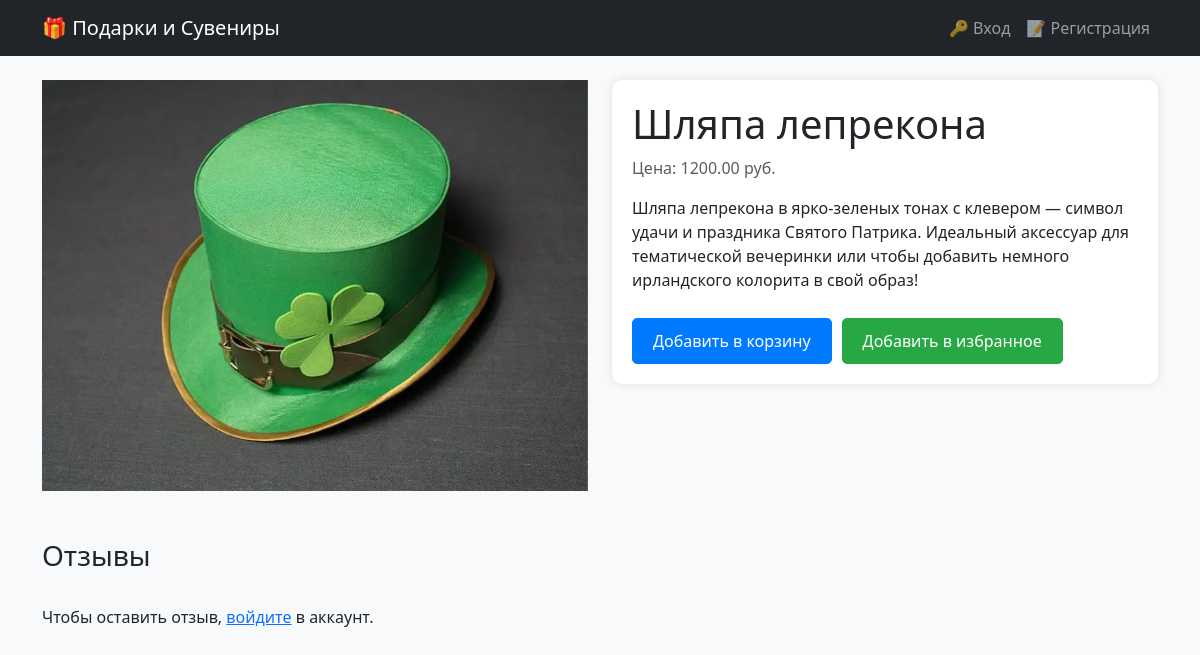
/shop/product.php?id=5, run on the app's committed database.
### tables this page shows
CREATE TABLE `products` (
  `id` int(11) NOT NULL,
  `category_id` int(11) NOT NULL,
  `name` varchar(255) NOT NULL,
  `description` text DEFAULT NULL,
  `price` decimal(10,2) NOT NULL,
  `image` varchar(255) DEFAULT NULL,
  `stock` int(11) DEFAULT 0,
  `created_at` timestamp NOT NULL DEFAULT current_timestamp()
);

### shop/product.php (the view, shortened to what this page needs)
<?php
require 'config.php';
$product_id = isset($_GET['id']) ? (int) $_GET['id'] : 0;
$stmt = $pdo->prepare("SELECT * FROM products WHERE id = ?");
$stmt->execute([$product_id]);
$product = $stmt->fetch(PDO::FETCH_ASSOC);
?>
<!DOCTYPE html>
<html lang="ru">
<head>
    <link href="https://cdn.jsdelivr.net/npm/bootstrap@5.3.0/dist/css/bootstrap.min.css" rel="stylesheet">
    <link href="https://cdnjs.cloudflare.com/ajax/libs/select2/4.0.13/css/select2.min.css" rel="stylesheet">
    <?php include 'header.php'; ?>
</head>
<body>
    <div class="container mt-4">
        <div class="row">
            <div class="col-md-6">
                <div id="productCarousel" class="carousel slide" data-bs-ride="carousel">
                    <div class="carousel-inner">
                        <div class="carousel-item active">
                            <img src="images/<?= $product['image'] ?>" class="d-block w-100"
                                alt="<?= $product['name'] ?>">
                        </div>
                    </div>
                </div>
            </div>
            <div class="col-md-6">
                <div class="product-details">
                    <h1><?= htmlspecialchars($product['name']) ?></h1>
                    <p class="text-muted">Цена: <?= $product['price'] ?> руб.</p>
                    <p><?= htmlspecialchars($product['description']) ?></p>
                    <div class="button-group">
                        <form action="add_to_cart.php" method="POST" class="d-inline">
                            <button type="submit" class="btn btn-primary">Добавить в корзину</button>
                        </form>
                        <form action="add_to_favorites.php" method="POST">
                            <button type="submit" class="btn btn-primary" id="add-to-favorites">Добавить в избранное</button>
                        </form>
                    </div>
                </div>
            </div>
        </div>
        <div class="mt-5">
            <h3>Отзывы</h3>
            <?php if (isset($_SESSION['user'])): ?>
                <div class="mt-4">
                    <h4>Оставить отзыв</h4>
                    <form method="POST" action="add_review.php">
                        <input type="hidden" name="product_id" value="<?= $product['id'] ?>">
                        <div class="mb-3">
                            <label for="rating" class="form-label">Оценка:</label>
                            <select name="rating" id="rating" class="form-select">
                                <option value="5">⭐️⭐️⭐️⭐️⭐️</option>
                                <option value="4">⭐️⭐️⭐️⭐️</option>
                                <option value="3">⭐️⭐️⭐️</option>
                                <option value="2">⭐️⭐️</option>
                                <option value="1">⭐️</option>
                            </select>
                        </div>
                        <div class="mb-3">
                            <label for="comment" class="form-label">Комментарий:</label>
                            <textarea name="comment" id="comment" class="form-control" rows="3" required></textarea>
                        </div>
                        <button type="submit" class="btn btn-primary">Отправить</button>
                    </form>
                </div>
            <?php else: ?>
                <p class="mt-4">Чтобы оставить отзыв, <a href="login.php">войдите</a> в аккаунт.</p>
            <?php endif; ?>
        </div>
    </div>
</body>
</html>

### shop/product.php (style rules this page uses)
body { background-color: #f8f9fa; }
.carousel img { max-height: 500px; object-fit: contain; }
.product-details { background: #ffffff; padding: 20px; border-radius: 10px; box-shadow: 0 0 10px rgba(0, 0, 0, 0.1); }
.button-group { display: flex; gap: 10px; justify-content: flex-start; margin-top: 10px; }
.btn { background-color: #007bff; color: #fff; border: 1px solid #007bff; padding: 10px 20px; border-radius: 5px; font-size: 16px; transition: background-color 0.3s ease, transform 0.2s ease; }
.button-group .btn { margin-top: 10px; }
form #add-to-favorites { background-color: #28a745; border-color: #28a745; }

### data on the page
products: image (picture), name "Шляпа лепрекона", price "1200.00", description "Шляпа лепрекона в ярко-зеленых тонах с клевером — символ удачи и праздника Святого Патрика. Идеальный аксессуар для тематической вечеринки или чтобы добавить немного ирландского колорита в свой образ!"
